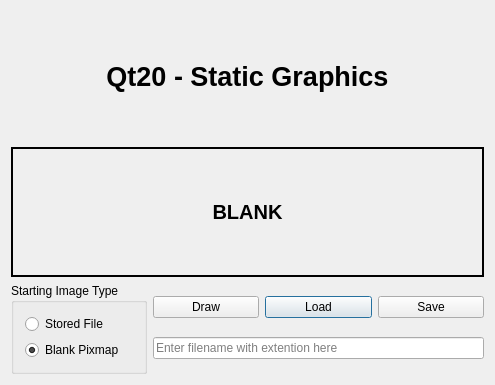
<?xml version="1.0" encoding="UTF-8"?>
<ui version="4.0">
 <class>Dialog</class>
 <widget class="QDialog" name="Dialog">
  <property name="geometry">
   <rect>
    <x>0</x>
    <y>0</y>
    <width>495</width>
    <height>385</height>
   </rect>
  </property>
  <property name="windowTitle">
   <string>Dialog</string>
  </property>
  <layout class="QVBoxLayout" name="verticalLayout_3">
   <item>
    <widget class="QLabel" name="label_3">
     <property name="font">
      <font>
       <pointsize>20</pointsize>
       <weight>75</weight>
       <bold>true</bold>
      </font>
     </property>
     <property name="text">
      <string>Qt20 - Static Graphics</string>
     </property>
     <property name="alignment">
      <set>Qt::AlignCenter</set>
     </property>
    </widget>
   </item>
   <item>
    <widget class="QLabel" name="label">
     <property name="font">
      <font>
       <pointsize>15</pointsize>
       <weight>75</weight>
       <bold>true</bold>
      </font>
     </property>
     <property name="frameShape">
      <enum>QFrame::WinPanel</enum>
     </property>
     <property name="text">
      <string>BLANK</string>
     </property>
     <property name="alignment">
      <set>Qt::AlignCenter</set>
     </property>
    </widget>
   </item>
   <item>
    <layout class="QHBoxLayout" name="horizontalLayout">
     <item>
      <widget class="QGroupBox" name="groupBox">
       <property name="title">
        <string>Starting Image Type</string>
       </property>
       <layout class="QVBoxLayout" name="verticalLayout_2">
        <item>
         <widget class="QRadioButton" name="storedFileButton">
          <property name="text">
           <string>Stored File</string>
          </property>
         </widget>
        </item>
        <item>
         <widget class="QRadioButton" name="blankPixmapButton">
          <property name="text">
           <string>Blank Pixmap</string>
          </property>
          <property name="checked">
           <bool>true</bool>
          </property>
         </widget>
        </item>
       </layout>
      </widget>
     </item>
     <item>
      <layout class="QVBoxLayout" name="verticalLayout">
       <item>
        <layout class="QGridLayout" name="gridLayout">
         <item row="0" column="1">
          <widget class="QPushButton" name="loadButton">
           <property name="text">
            <string>Load</string>
           </property>
          </widget>
         </item>
         <item row="0" column="0">
          <widget class="QPushButton" name="drawButton">
           <property name="text">
            <string>Draw</string>
           </property>
          </widget>
         </item>
         <item row="0" column="2">
          <widget class="QPushButton" name="saveButton">
           <property name="text">
            <string>Save</string>
           </property>
          </widget>
         </item>
        </layout>
       </item>
       <item>
        <widget class="QLineEdit" name="lineEdit">
         <property name="placeholderText">
          <string>Enter filename with extention here</string>
         </property>
        </widget>
       </item>
      </layout>
     </item>
    </layout>
   </item>
  </layout>
 </widget>
 <layoutdefault spacing="6" margin="11"/>
 <resources/>
 <connections/>
</ui>
